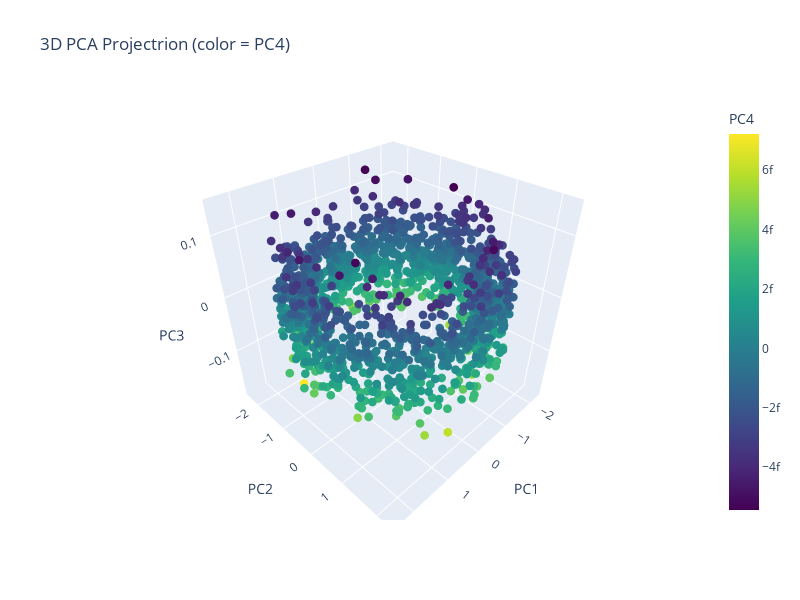

Write notebook code for a chart like this one.
### Markdown cell above
### Task 1.1 3D scatter plot

- Task: Create a 3D scatter plot using PC1, PC2, PC3 as axes
- Points: 5
- Expectations: A working 3D scatter plot of the PCA-transformed data (similar in style to the first 3D plot). No further analysis or comments.

### Code cell
# Your code here
fig = px.scatter_3d(
    df_pca,
    x="PC1",
    y="PC2",
    z="PC3",
    color=df_pca["PC4"],
    color_continuous_scale="viridis",
    title="3D PCA Projectrion (color = PC4)",
    labels={"color": "F4"},
)
fig.update_traces(marker=dict(size=3))
fig.update_layout(width=800, height=600)
fig.show()

### Figure 1 — Plotly figure (JSON) as saved in the notebook; plotly's stock layout.template omitted (floating-point values rounded to 4 significant figures; data arrays with more than 128 entries replaced by an {"elided": "..."} marker saying what was removed)
{"data": [{"hovertemplate": "PC1=%{x}<br>PC2=%{y}<br>PC3=%{z}<br>PC4=%{marker.color}<extra></extra>", "legendgroup": "", "marker": {"color": {"elided": "1500 float values"}, "coloraxis": "coloraxis", "size": 3, "symbol": "circle"}, "mode": "markers", "name": "", "scene": "scene", "showlegend": false, "type": "scatter3d", "x": {"elided": "1500 float values"}, "y": {"elided": "1500 float values"}, "z": {"elided": "1500 float values"}}], "layout": {"coloraxis": {"colorbar": {"title": {"text": "PC4"}}, "colorscale": [[0, "#440154"], [0.1111, "#482878"], [0.2222, "#3e4989"], [0.3333, "#31688e"], [0.4444, "#26828e"], [0.5556, "#1f9e89"], [0.6667, "#35b779"], [0.7778, "#6ece58"], [0.8889, "#b5de2b"], [1, "#fde725"]]}, "height": 600, "legend": {"tracegroupgap": 0}, "scene": {"domain": {"x": [0, 1], "y": [0, 1]}, "xaxis": {"title": {"text": "PC1"}}, "yaxis": {"title": {"text": "PC2"}}, "zaxis": {"title": {"text": "PC3"}}}, "title": {"text": "3D PCA Projectrion (color = PC4)"}, "width": 800}}
